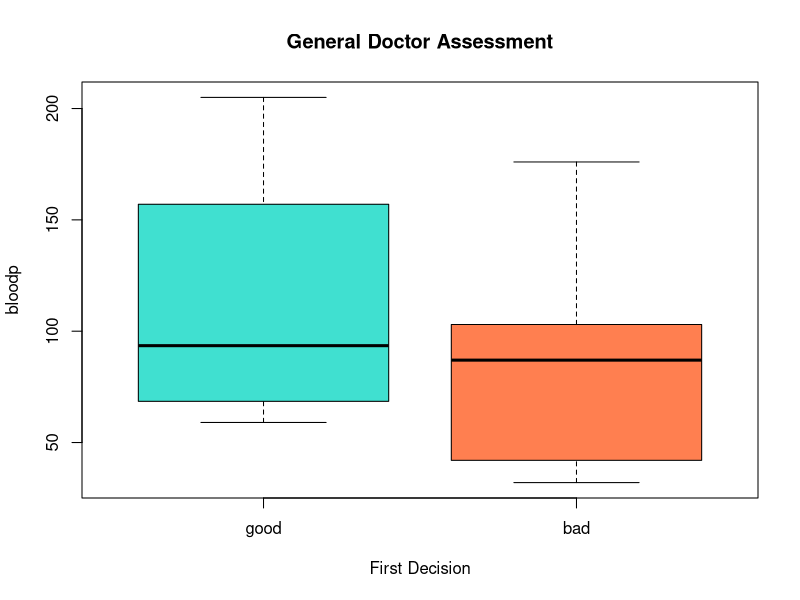
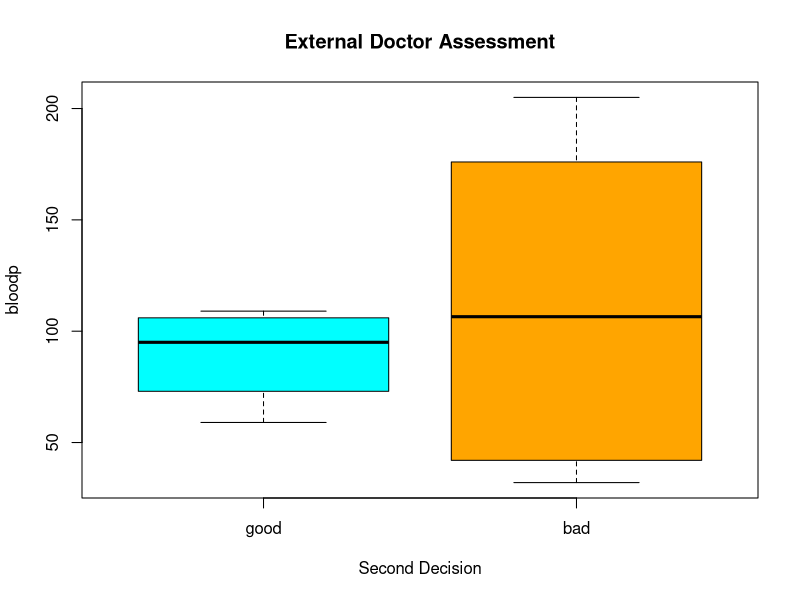
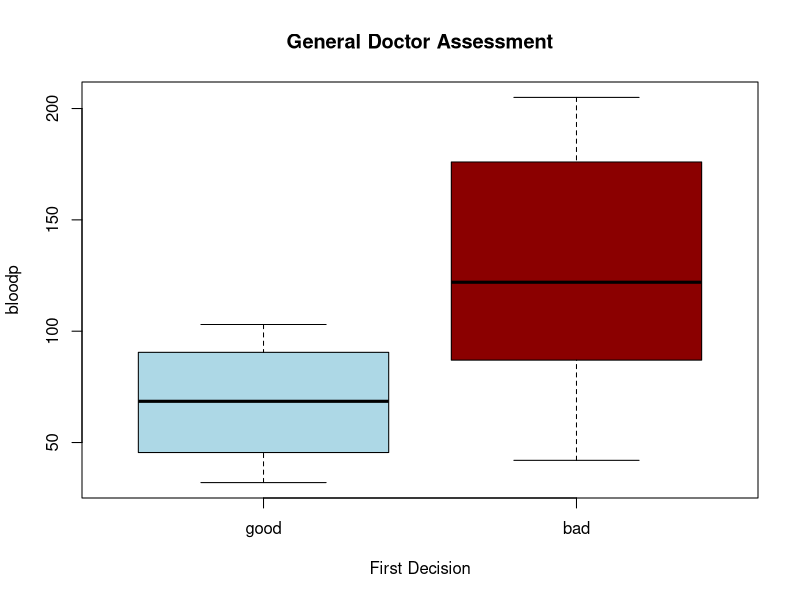
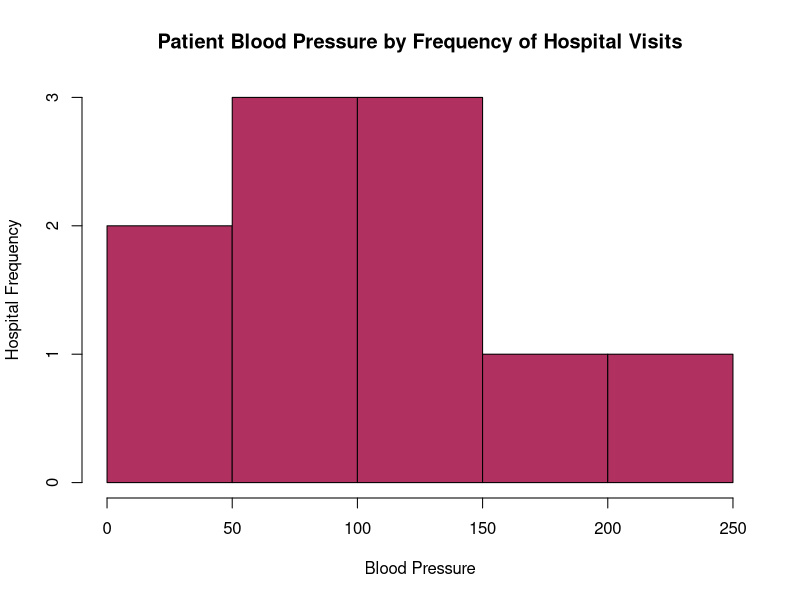

Recreate these plots in R, in order.
# Alejandro Cepeda
# Module 4: Programming Structure in R
# 2/5/2022

# libraries
library(ggplot2)

# storing hospital data in data frame
hospital <- data.frame(Freq=c(0.6, 0.3, 0.4, 0.4, 0.2, 0.6, 0.3, 0.4, 0.9, 0.2),
                            bloodp=c(103, 87, 32, 42, 59, 109, 78, 205, 135, 176),
                            first=c(1, 1, 1, 1, 0, 0, 0, 0, NA, 1),
                            second=c(0, 0, 1, 1, 0, 0, 1, 1, 1, 1),
                            finaldecision=c(0, 1, 0, 1, 0, 1, 0, 1, 1, 1))

# convert decisions to factor variables
hospital[,3:5] <- lapply(hospital[,3:5], as.factor)

# general doctor assessment boxplot
first.boxplot <- boxplot(bloodp~first, hospital,
                         main="General Doctor Assessment",
                         col=c("turquoise", "coral"),
                         xlab="First Decision",
                         ylab("Blood Pressure"),
                         names=c("good","bad")) # good = 0 bad = 1
# external doctor assessment boxplot
second.boxplot <- boxplot(bloodp~second, hospital,
                          main="External Doctor Assessment",
                          col=c("cyan", "orange"),
                          xlab="Second Decision",
                          ylab("Blood Pressure"),
                          names=c("good","bad"))
# final decision boxplot
final.boxplot <- boxplot(bloodp~finaldecision, hospital,
                         main="General Doctor Assessment",
                         col=c("lightblue", "darkred"),
                         xlab="First Decision",
                         ylab("Blood Pressure"),
                         names=c("good","bad"))

# patient blood pressure histogram by hospitsl frequency
hospital.histogram <- hist(hospital$bloodp,
                           main="Patient Blood Pressure by Frequency of Hospital Visits",
                           col=c("maroon"),
                           xlab="Blood Pressure",
                           ylab="Hospital Frequency")
